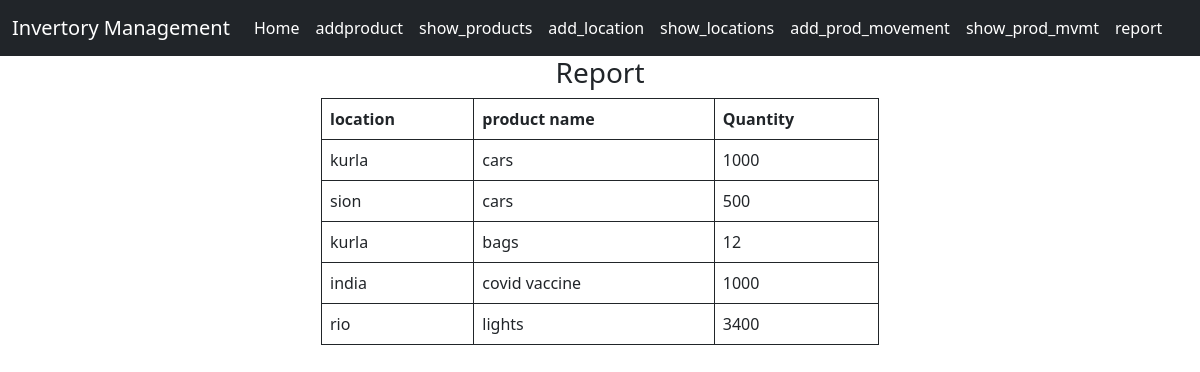
Screenshot of /report with the database file from the repository.
### app.py (models this page shows, shortened)
class Report(db.Model):
    report_id=db.Column(db.Integer,primary_key=True)
    loc = db.Column(db.String(70))
    product_id=db.Column(db.Integer)
    product_name=db.Column(db.String(70),unique=True)
    qty = db.Column(db.Integer)

### app.py (the view)
@app.route('/report')
def show_report():
    data= Report.query.all()
    return render_template('reportfile.html',report=data)

### templates/reportfile.html
{% extends "base.html" %}
{% block content %}
    <div class="showprd" align="center">
        <div class="container">
        <h3>Report</h3>
        <div class="col-6">
            <table class="table table-bordered border-dark border-2 rounded-1">
              <thead class="thead-dark">
                <tr>
                    <th>location</th>
                    <th>product name</th>
                    <th>Quantity</th>
                </tr>
              </thead>
                <tbody>
                    {% for key in report %}
                    <tr>
                            <td>{{ key.loc }} </td>
                           <td>{{ key.product_name }}</td>
                            <td>{{ key.qty }}</td>
                    </tr>
                    {% endfor %}
                </tbody>
            </table>
        </div>
        </div>
    </div>
{% endblock %}

### rows the page displays
Report: loc "kurla", product_name "cars", qty "1000"
Report: loc "sion", product_name "cars", qty "500"
Report: loc "kurla", product_name "bags", qty "12"
Report: loc "india", product_name "covid vaccine", qty "1000"
Report: loc "rio", product_name "lights", qty "3400"
